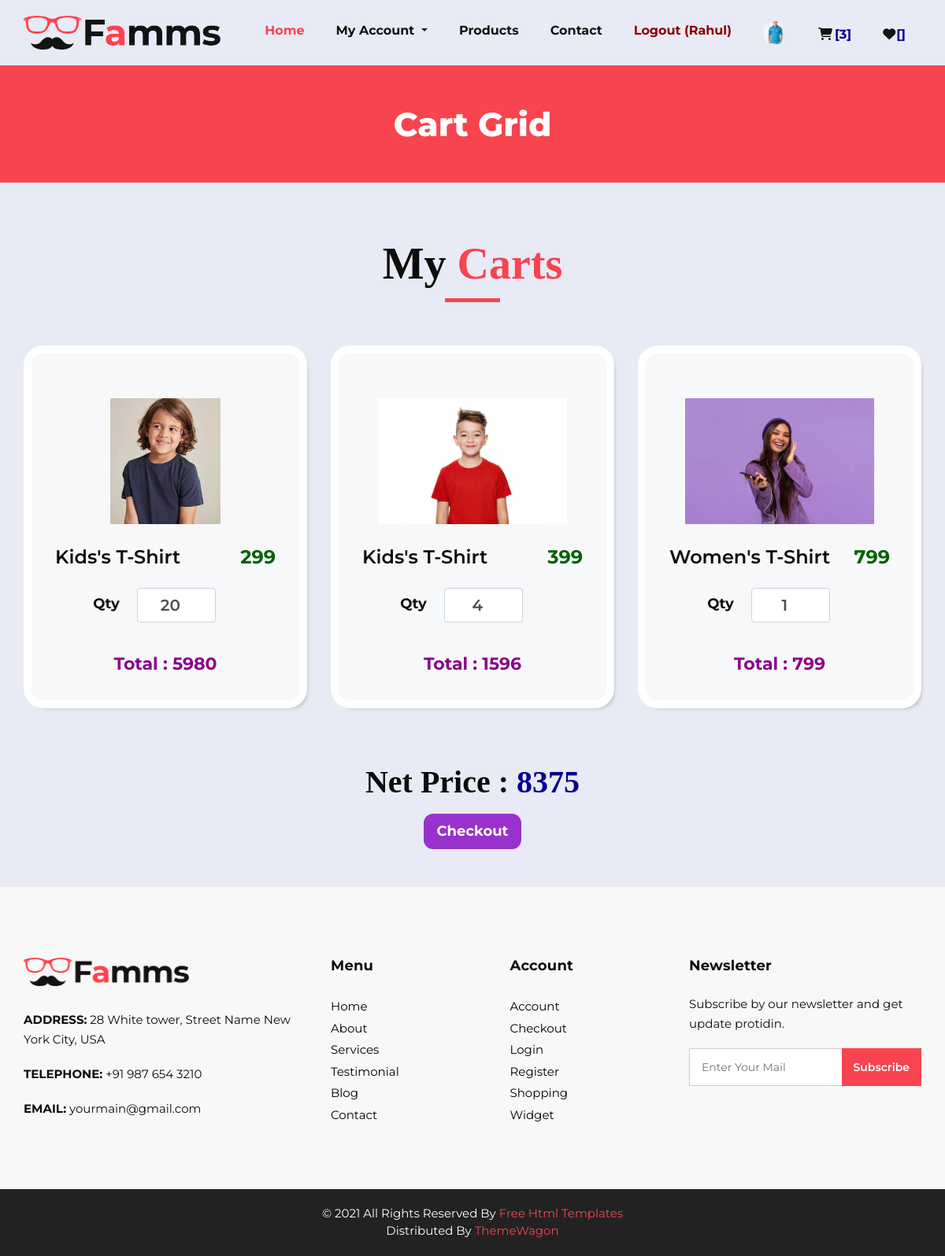
Page /cart/ (signed in) on the committed database.
### myapp/models.py (models this page shows, shortened)
class User(models.Model):
	fname = models.CharField(max_length = 100)
	lname = models.CharField(max_length = 100)
	email = models.EmailField()
	mobile = models.PositiveIntegerField()
	address = models.TextField()
	password = models.CharField(max_length = 100)
	usertype = models.CharField(max_length = 100,default = "Buyer")
	profile_picture = models.ImageField(upload_to = "profile_picture/",default = "")

class Cart(models.Model):
	user = models.ForeignKey(User,on_delete = models.CASCADE)
	product = models.ForeignKey(Product,on_delete = models.CASCADE)
	date = models.DateTimeField(default = timezone.now)
	product_price = models.PositiveIntegerField()
	product_qty = models.PositiveIntegerField()
	total_price = models.PositiveIntegerField()
	payment_status = models.BooleanField(default = False)

class Product(models.Model):
	category = (
		("Men","Men"),
		("Women","Women"),
		("Kids","Kids"),
	)
	sub_category = (
		("Jeans","Jeans"),
		("T-Shirt","T-Shirt"),
		("Shirts","Shirts"),
	)
	seller = models.ForeignKey(User,on_delete = models.CASCADE)
	product_category = models.CharField(max_length=100,choices = category)
	product_sub_category = models.CharField(max_length=100,choices = sub_category)
	product_name = models.CharField(max_length=100)
	product_price = models.PositiveIntegerField()
	product_image = models.ImageField(upload_to = "product_image/")
	product_desc = models.TextField()

### myapp/views.py (the view)
# urls.py: path('cart/',views.cart,name = 'cart'),
def cart(request):
	net_price = 0
	user = User.objects.get(email = request.session['email'])
	carts = Cart.objects.filter(user = user,payment_status = False)
	for i in carts :
		net_price = net_price + i.total_price
	request.session['cart_count'] = len(carts)
	return render(request,'cart.html',{'carts':carts,'net_price':net_price})

### myapp/templates/cart.html (shortened to what this page needs)
{% extends 'header.html' %}
{% load static %}
{% block content %}
<!DOCTYPE html>
<html>
   <head>
   </head>
   <body class="sub_page">
      <section class="inner_page_head">
         <div class="container_fuild">
            <div class="row">
               <div class="col-md-12">
                  <div class="full">
                     <h3>Cart Grid</h3>
                  </div>
               </div>
            </div>
         </div>
      </section>
      <section class="product_section layout_padding">
         <div class="container">
            <div class="heading_container heading_center">
               <h2>
                  {% if carts %}
                     My <span>Carts</span>
                  {% else %}
                     No Products In <span>Cart</span>
                  {% endif %}
               </h2>
            </div>
            <div class="row" style="justify-content: center;">
            {% for i in carts %}
               <div class="col-sm-6 col-md-4 col-lg-4">
                  <div class="box">
                     <div class="img-box">
                        <img src="{{i.product.product_image.url}}" alt="">
                     </div>
                     <div class="detail-box">
                        <h4 style="font-weight: 600; ">
                           {{i.product.product_category}}'s {{i.product.product_sub_category}}
                        </h4>
                        <h4 style="font-weight: 700;color: darkgreen; ">
                          {{i.product.product_price}}
                        </h4>
                     </div>
                   <div class="row justify-content-center align-items-center">
                      <form name="change_qty" method="post" action="{% url 'change-qty' pk=i.pk %}">
                          <div class="row mb-3 mt-3">
                              <label class="col-sm-2 col-form-label" style="font-size: 18px; font-weight: 700; ">Qty </label>
                              <div class="col-sm-10">
                                  <input type="number" class="form-control" id="product_qty" name="product_qty" value="{{i.product_qty}}" min="1" max="10" onchange="this.form.submit()" style="width: 100px; text-align: center; margin-left: 20px;font-size: 20px;font-weight: 600; ">
                              </div>
                          </div>
                      </form>
                  </div>
                      <div class="detail-box" style="justify-content: center;font-size: 22px;font-weight: 700;color: darkmagenta; ">
                       <form name="change_qty" method="post" action="">
                          Total : {{i.total_price}}
                       </form>
                     </div>
                  </div>
               </div>
            {% endfor %}
            </div>
         </div>
      </section>
      <div class="text-center">
         <h1 style="font-weight: 700; ">Net Price : <span style="color:darkblue;">{{net_price}}</span> </h1>
      <form method="post">
         <button type="button" class="btn btn-lg mt-2 mb-5" id="checkout-button" style="font-size: 18px;border-radius: 12px;font-weight: 700;background-color: darkorchid;color: white; ">Checkout</button>
     </form>
      </div>
   </body>
</html>
{% endblock %}

### myapp/templates/header.html (shortened to what this page needs)
 {% load static %}
<!DOCTYPE html>
<html>
   <head>
      <link rel="stylesheet" type="text/css" href="{% static 'css/bootstrap.css' %}" />
      <link href="{% static 'css/font-awesome.min.css' %}" rel="stylesheet" />
      <link href="{% static 'css/style.css' %}" rel="stylesheet" />
      <link href="{% static 'css/responsive.css' %}" rel="stylesheet" />
      <link rel="stylesheet" href="https://cdnjs.cloudflare.com/ajax/libs/font-awesome/6.5.2/css/all.min.css" />
   </head>
   <body>
      <div class="hero_area" style="font-size: 14px;">
         <header class="header_section">
            <div class="container">
               <nav class="navbar navbar-expand-lg custom_nav-container ">
                  <a class="navbar-brand" href="/"><img width="250" src="{% static 'images/logo.png' %}" alt="#" /></a>
                  <div class="collapse navbar-collapse" id="navbarSupportedContent">
                     <ul class="navbar-nav">
                        <li class="nav-item active">
                           <a class="nav-link" href="/">Home <span class="sr-only">(current)</span></a>
                        </li>
                        {% if request.session.email %}
                       <li class="nav-item dropdown">
                           <a class="nav-link dropdown-toggle" href="#" data-toggle="dropdown" role="button" aria-haspopup="true" aria-expanded="true"> <span class="nav-label">My Account </a>
                        </li>
                        {% endif %}
                        <li class="nav-item">
                           <a class="nav-link" href="{% url 'product' %}">Products</a>
                        </li>
                        <li class="nav-item">
                           <a class="nav-link" href="{% url 'contact' %}">Contact</a>
                        </li>
                        {% if request.session.email %}
                           <li class="nav-item">
                              <a class="nav-link" style="color: darkred;" href="{% url 'logout' %}">Logout ({{ request.session.fname}})</a>
                           </li>
                           <li class="nav-item">
                              <a class="nav-link" style="color: darkred;" href="{% url 'profile' %}"><img src="{{request.session.profile_picture}}" style="width: 30px;height: 30px;border-radius: 50%;object-fit: cover;"></a>
                           </li>
                        {% endif %}
                        {% if request.session.email %}
                        <li class="nav-item" style="margin-top: 5px; font-size: 17px;">
                           <a class="nav-link" href="{% url 'cart' %}"><i class="fa-solid fa-cart-shopping"></i><span style="margin-left:3px;color: darkblue;">[{{request.session.cart_count}}]</span></a>
                        </li>
                        <li class="nav-item" style="margin-top: 5px; font-size: 17px;">
                           <a class="nav-link" href="{% url 'wishlist' %}"><i class="fa-solid fa-heart "></i><span style="margin-left:1px;color: darkblue;">[{{request.session.wishlist_count}}]</span></a>
                        </li>
                        {% endif %}
                     </ul>
                  </div>
               </nav>
            </div>
         </header>
{% block content %}
{% endblock %}
      <footer>
         <div class="container">
            <div class="row">
               <div class="col-md-4">
                   <div class="full">
                      <div class="logo_footer">
                        <a href="#"><img width="210" src="{% static 'images/logo.png' %}" alt="#" /></a>
                      </div>
                      <div class="information_f">
                        <p><strong>ADDRESS:</strong> 28 White tower, Street Name New York City, USA</p>
                        <p><strong>TELEPHONE:</strong> +91 987 654 3210</p>
                        <p><strong>EMAIL:</strong> yourmain@gmail.com</p>
                      </div>
                   </div>
               </div>
               <div class="col-md-8">
                  <div class="row">
                  <div class="col-md-7">
                     <div class="row">
                        <div class="col-md-6">
                     <div class="widget_menu">
                        <h3>Menu</h3>
                        <ul>
                           <li><a href="#">Home</a></li>
                           <li><a href="#">About</a></li>
                           <li><a href="#">Services</a></li>
                           <li><a href="#">Testimonial</a></li>
                           <li><a href="#">Blog</a></li>
                           <li><a href="#">Contact</a></li>
                        </ul>
                     </div>
                  </div>
                  <div class="col-md-6">
                     <div class="widget_menu">
                        <h3>Account</h3>
                        <ul>
                           <li><a href="#">Account</a></li>
                           <li><a href="#">Checkout</a></li>
                           <li><a href="#">Login</a></li>
                           <li><a href="#">Register</a></li>
                           <li><a href="#">Shopping</a></li>
                           <li><a href="#">Widget</a></li>
                        </ul>
                     </div>
                  </div>
                     </div>
                  </div>
                  <div class="col-md-5">
                     <div class="widget_menu">
                        <h3>Newsletter</h3>
                        <div class="information_f">
                          <p>Subscribe by our newsletter and get update protidin.</p>
                        </div>
                        <div class="form_sub">
                           <form>
                              <fieldset>
                                 <div class="field">
                                    <input type="email" placeholder="Enter Your Mail" name="email" />
                                    <input type="submit" value="Subscribe" />
                                 </div>
                              </fieldset>
                           </form>
                        </div>
                     </div>
                  </div>
                  </div>
               </div>
            </div>
         </div>
      </footer>
      <div class="cpy_">
         <p class="mx-auto">© 2021 All Rights Reserved By <a href="https://html.design/">Free Html Templates</a><br>
            Distributed By <a href="https://themewagon.com/" target="_blank">ThemeWagon</a>
         </p>
      </div>
   </body>
</html>

### myapp/static/css/responsive.css (style rules this page uses)
@media (min-width: 1200px) { .container { max-width: 1170px; } }

### rows in the picture
User: session.fname "Rahul"
Cart: product.product_image (picture), product.product_category "Kids", product.product_sub_category "T-Shirt", product.product_price "299", product_qty "20", total_price "5980"
Cart: product.product_image (picture), product.product_category "Kids", product.product_sub_category "T-Shirt", product.product_price "399", product_qty "4", total_price "1596"
Cart: product.product_image (picture), product.product_category "Women", product.product_sub_category "T-Shirt", product.product_price "799", product_qty "1", total_price "799"

### other values in the picture
{{ request.session.cart_count }} "3"
{{ net_price }} "8375"
